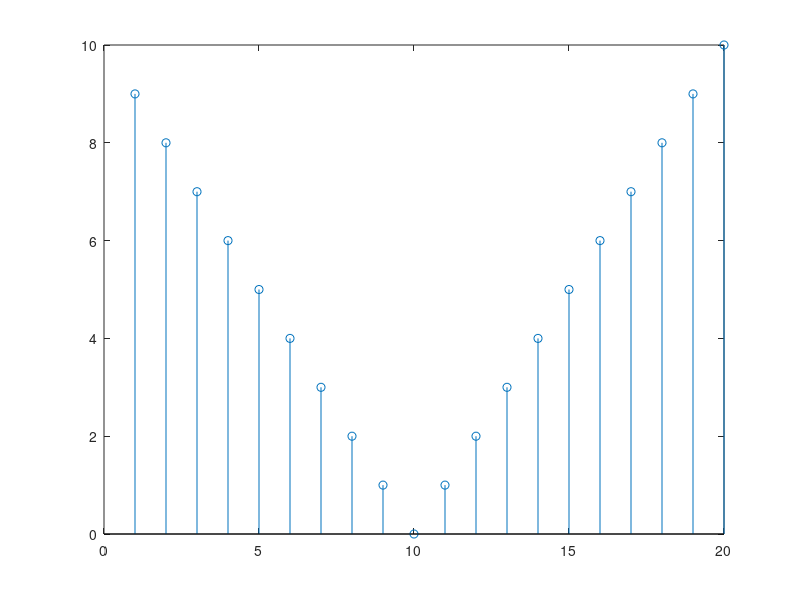

This figure's MATLAB source:
function exercitiul4b()
    n = 1:20;
    g = []; 
    for j=1:1:20
       g(j) = abs(10 - j);
    end
    
    stem(n,g);

end